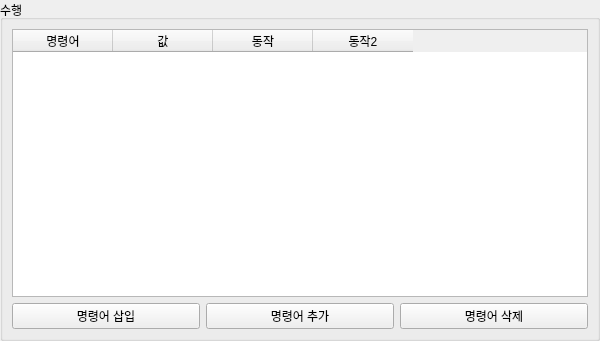
<?xml version="1.0" encoding="UTF-8"?>
<ui version="4.0">
 <class>CommandWidget</class>
 <widget class="QWidget" name="CommandWidget">
  <property name="geometry">
   <rect>
    <x>0</x>
    <y>0</y>
    <width>600</width>
    <height>341</height>
   </rect>
  </property>
  <property name="minimumSize">
   <size>
    <width>600</width>
    <height>0</height>
   </size>
  </property>
  <property name="windowTitle">
   <string>Form</string>
  </property>
  <layout class="QVBoxLayout" name="verticalLayout_2">
   <property name="leftMargin">
    <number>0</number>
   </property>
   <property name="topMargin">
    <number>0</number>
   </property>
   <property name="rightMargin">
    <number>0</number>
   </property>
   <property name="bottomMargin">
    <number>0</number>
   </property>
   <item>
    <widget class="QGroupBox" name="groupBox">
     <property name="title">
      <string>수행</string>
     </property>
     <layout class="QVBoxLayout" name="verticalLayout">
      <item>
       <widget class="QTableWidget" name="macroTable">
        <property name="sizePolicy">
         <sizepolicy hsizetype="Expanding" vsizetype="Expanding">
          <horstretch>0</horstretch>
          <verstretch>1</verstretch>
         </sizepolicy>
        </property>
        <property name="font">
         <font>
          <bold>false</bold>
         </font>
        </property>
        <property name="rowCount">
         <number>0</number>
        </property>
        <attribute name="verticalHeaderVisible">
         <bool>true</bool>
        </attribute>
        <attribute name="verticalHeaderHighlightSections">
         <bool>true</bool>
        </attribute>
        <column>
         <property name="text">
          <string>명령어</string>
         </property>
        </column>
        <column>
         <property name="text">
          <string>값</string>
         </property>
        </column>
        <column>
         <property name="text">
          <string>동작</string>
         </property>
        </column>
        <column>
         <property name="text">
          <string>동작2</string>
         </property>
        </column>
       </widget>
      </item>
      <item>
       <layout class="QHBoxLayout" name="horizontalLayout_4">
        <item>
         <widget class="QPushButton" name="btnConfigInsert">
          <property name="text">
           <string>명령어 삽입</string>
          </property>
         </widget>
        </item>
        <item>
         <widget class="QPushButton" name="btnConfigAdd">
          <property name="text">
           <string>명령어 추가</string>
          </property>
         </widget>
        </item>
        <item>
         <widget class="QPushButton" name="btnConfigRemove">
          <property name="text">
           <string>명령어 삭제</string>
          </property>
         </widget>
        </item>
       </layout>
      </item>
     </layout>
    </widget>
   </item>
  </layout>
 </widget>
 <resources/>
 <connections/>
</ui>
